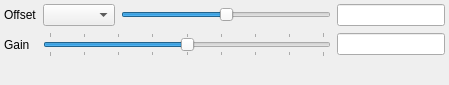
<?xml version="1.0" encoding="UTF-8"?>
<ui version="4.0">
 <class>OffsetGainOptionsWidgetBase</class>
 <widget class="QWidget" name="OffsetGainOptionsWidgetBase">
  <property name="geometry">
   <rect>
    <x>0</x>
    <y>0</y>
    <width>449</width>
    <height>85</height>
   </rect>
  </property>
  <property name="windowTitle">
   <string>Form</string>
  </property>
  <layout class="QGridLayout" name="gridLayout">
   <property name="leftMargin">
    <number>4</number>
   </property>
   <property name="topMargin">
    <number>4</number>
   </property>
   <property name="rightMargin">
    <number>4</number>
   </property>
   <property name="bottomMargin">
    <number>4</number>
   </property>
   <item row="0" column="0">
    <widget class="QLabel" name="offsetLabel">
     <property name="text">
      <string>Offset</string>
     </property>
    </widget>
   </item>
   <item row="0" column="1">
    <widget class="QComboBox" name="offsetModeCombo"/>
   </item>
   <item row="0" column="2">
    <widget class="QSlider" name="offsetSlider">
     <property name="minimumSize">
      <size>
       <width>150</width>
       <height>0</height>
      </size>
     </property>
     <property name="minimum">
      <number>-4096</number>
     </property>
     <property name="maximum">
      <number>4096</number>
     </property>
     <property name="singleStep">
      <number>10</number>
     </property>
     <property name="pageStep">
      <number>100</number>
     </property>
     <property name="orientation">
      <enum>Qt::Horizontal</enum>
     </property>
    </widget>
   </item>
   <item row="0" column="3">
    <widget class="QLineEdit" name="offsetEdit">
     <property name="sizePolicy">
      <sizepolicy hsizetype="Preferred" vsizetype="Fixed">
       <horstretch>0</horstretch>
       <verstretch>0</verstretch>
      </sizepolicy>
     </property>
     <property name="minimumSize">
      <size>
       <width>100</width>
       <height>0</height>
      </size>
     </property>
     <property name="readOnly">
      <bool>true</bool>
     </property>
    </widget>
   </item>
   <item row="1" column="0">
    <widget class="QLabel" name="gainLabel">
     <property name="text">
      <string>Gain</string>
     </property>
    </widget>
   </item>
   <item row="1" column="1" colspan="2">
    <widget class="QSlider" name="gainSlider">
     <property name="minimumSize">
      <size>
       <width>150</width>
       <height>0</height>
      </size>
     </property>
     <property name="minimum">
      <number>-4</number>
     </property>
     <property name="maximum">
      <number>4</number>
     </property>
     <property name="pageStep">
      <number>1</number>
     </property>
     <property name="orientation">
      <enum>Qt::Horizontal</enum>
     </property>
     <property name="tickPosition">
      <enum>QSlider::TicksBothSides</enum>
     </property>
    </widget>
   </item>
   <item row="1" column="3">
    <widget class="QLineEdit" name="gainEdit">
     <property name="sizePolicy">
      <sizepolicy hsizetype="Preferred" vsizetype="Fixed">
       <horstretch>0</horstretch>
       <verstretch>0</verstretch>
      </sizepolicy>
     </property>
     <property name="minimumSize">
      <size>
       <width>100</width>
       <height>0</height>
      </size>
     </property>
     <property name="readOnly">
      <bool>true</bool>
     </property>
    </widget>
   </item>
   <item row="2" column="0" colspan="4">
    <spacer name="verticalSpacer">
     <property name="orientation">
      <enum>Qt::Vertical</enum>
     </property>
     <property name="sizeHint" stdset="0">
      <size>
       <width>438</width>
       <height>13</height>
      </size>
     </property>
    </spacer>
   </item>
  </layout>
 </widget>
 <resources/>
 <connections/>
</ui>
